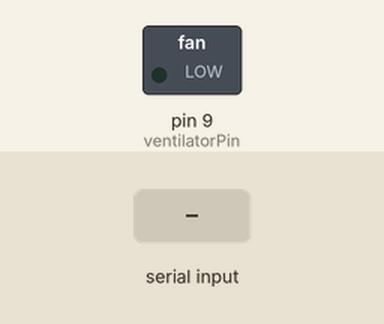
Simulated run of this sketch. Board: Arduino Uno, built with avr-gcc and run on an emulated ATmega328P. On the bench: switched loads named in the sketch (green lamp = pin HIGH). The test bench sets the inputs (shaded band).

Above: at 1.2 s.
1.3 s: "1" received over Serial
At 2.1 s:
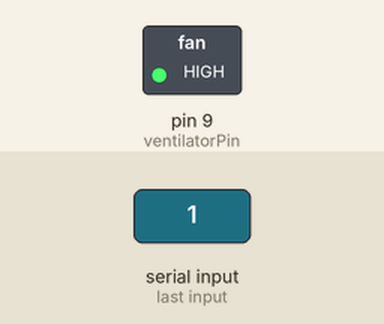
2.8 s: "0" received over Serial
At 3.2 s:
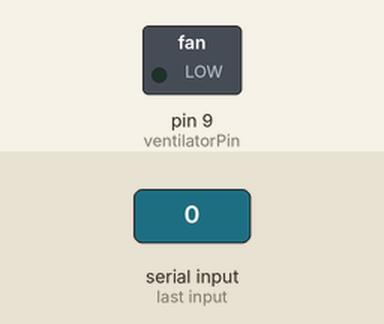
Timing chart, 0 to 5.8 s (numbered marks = the images above; inputs shaded):
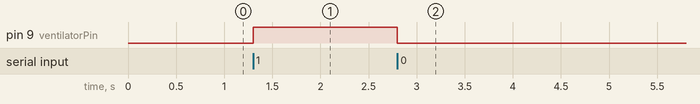

The sketch:

arduino_ventilator.ino
```cpp
// Pin für den Ventilator
const int ventilatorPin = 9;

// Befehl zum Ein- und Ausschalten des Ventilators
const char commandOn = '1';
const char commandOff = '0';

void setup() {
  Serial.begin(9600);
  pinMode(ventilatorPin, OUTPUT);
}

void loop() {
  if (Serial.available() > 0) {
    char command = Serial.read();

    if (command == commandOn) {
      digitalWrite(ventilatorPin, HIGH);  // Ventilator einschalten
    } else if (command == commandOff) {
      digitalWrite(ventilatorPin, LOW);   // Ventilator ausschalten
    }
  }
}
```

Measured:
- after the input at 1.3 s, pin 9 (ventilatorPin): LOW → HIGH at once
- after the input at 2.8 s, pin 9 (ventilatorPin): HIGH → LOW at once
